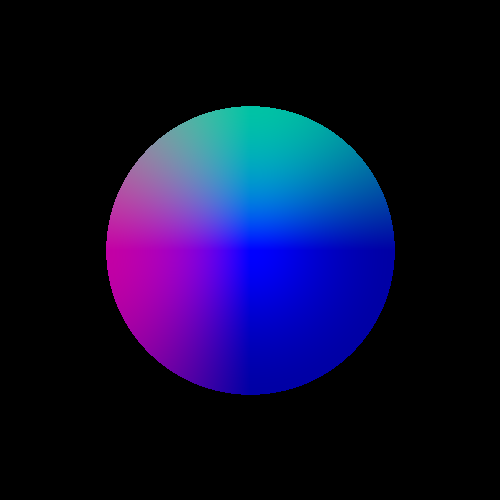
#> input picture render.png, 500 x 500 px
$ python convert_exr.py render.png
#> lines starting #> are read from the running program, lines starting #| are printed output that depends on the picture
import sys
import os
import glob
import argparse

# This environment variable MUST be set before cv2 is imported
os.environ["OPENCV_IO_ENABLE_OPENEXR"] = "1"

import cv2
import numpy as np

def convert_exr_to_png(input_path, output_path, exposure=1.0, gamma=2.2):
    """Converts EXR to PNG with exposure and gamma correction."""
#> called with input_path = 'render.png', output_path = 'render.png', exposure = 1, gamma = 2.2
    # Load the EXR (32-bit float)
    img = cv2.imread(input_path, cv2.IMREAD_UNCHANGED)
#> img is the input picture: shape (500, 500, 4); mean B, G, R, A 49.4, 13.9, 13.9, 255

    if img is None:
        print(f"Error: Could not load {input_path}")
        return

    # 1. Apply Manual Exposure (Multiplier)
    # Increasing this makes the image brighter
    img = img * exposure

    # 2. Apply Gamma Correction
    # This transforms linear data into a space that looks natural on monitors
    img = np.clip(img, 0, None) # Ensure no negative values
    img = np.power(img, 1.0 / gamma)
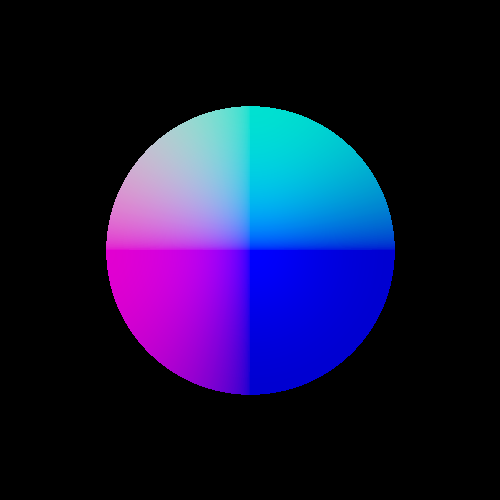
#> img: shape (500, 500, 4) float64; mean B, G, R, A 2.83, 1.03, 1.03, 12.41; drawn with min black and max white

    # 3. Normalize and Convert to 8-bit
    # We use 255.0 to map the 0.0-1.0 range to 0-255
    img_8bit = np.clip(img * 255, 0, 255).astype(np.uint8)
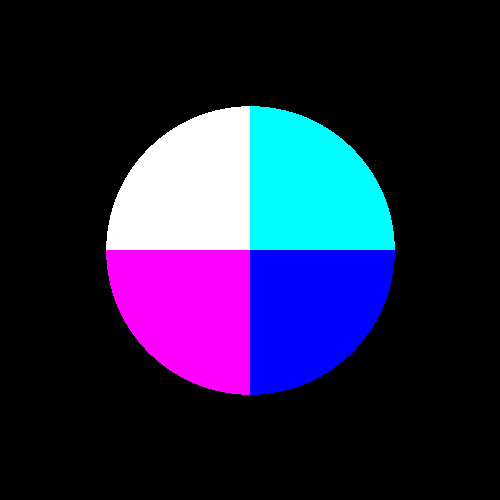
#> img_8bit: shape (500, 500, 4); mean B, G, R, A 66.8, 33.2, 33.2, 255

    cv2.imwrite(output_path, img_8bit)
    print(f"Converted: {os.path.basename(input_path)} (Exp: {exposure}, Gamma: {gamma})")

def process_batch(input_folder, output_folder, exposure, gamma):
    if not os.path.exists(output_folder):
        os.makedirs(output_folder)

    files = glob.glob(os.path.join(input_folder, "*.exr")) + glob.glob(os.path.join(input_folder, "*.EXR"))

    if not files:
        print(f"No EXR files found in {input_folder}")
        return

    for file_path in files:
        file_name = os.path.splitext(os.path.basename(file_path))[0] + ".png"
        save_path = os.path.join(output_folder, file_name)
        convert_exr_to_png(file_path, save_path, exposure, gamma)

if __name__ == "__main__":
    parser = argparse.ArgumentParser(description="Batch convert EXR to PNG with brightness control.")
    parser.add_argument("input", help="Input file or folder")
    parser.add_argument("output", nargs="?", help="Output file or folder")
    parser.add_argument("--exposure", type=float, default=1.0, help="Brightness multiplier (e.g., 2.0 to double brightness)")
    parser.add_argument("--gamma", type=float, default=2.2, help="Gamma correction (default 2.2 for sRGB)")

    args = parser.parse_args()

    # Determine if we are doing batch or single file
    if os.path.isdir(args.input):
        if not args.output:
            print("Error: Please provide an output folder for batch processing.")
        else:
            process_batch(args.input, args.output, args.exposure, args.gamma)
    else:
        out_path = args.output if args.output else os.path.splitext(args.input)[0] + ".png"
        convert_exr_to_png(args.input, out_path, args.exposure, args.gamma)
